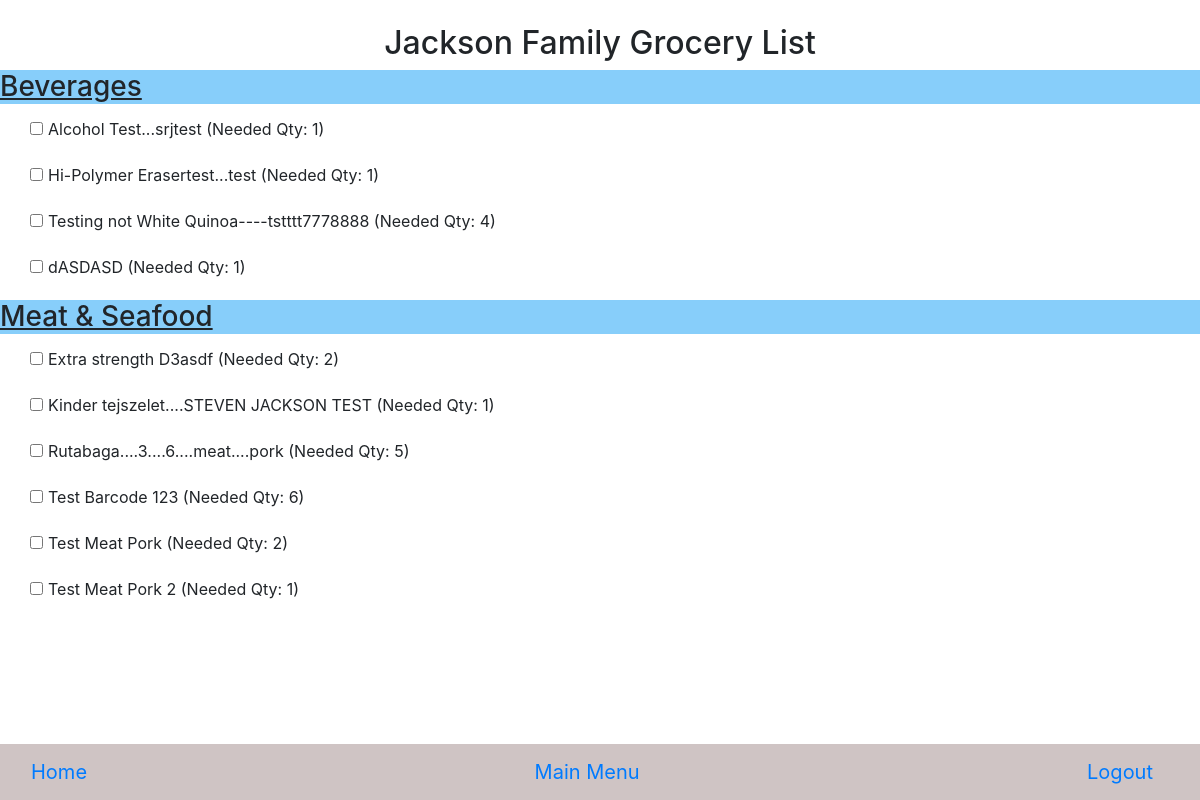
The page /grocery_list (signed in) on the database its author committed.
### JacksonInventory/models.py (models this page shows)
class Item(db.Model):
    id = db.Column(db.Integer(), primary_key=True)
    barcode = db.Column(db.String(length=40), nullable=False, unique=True)
    productname = db.Column(db.String(length=150), nullable=False, unique=True)
    qty = db.Column(db.Integer())
    minqty = db.Column(db.Integer())
    productimage = db.Column(db.String(200))
    category_id = db.Column(db.Integer, db.ForeignKey('category.id'), nullable=False)
    subcategory_id = db.Column(db.Integer, db.ForeignKey('subcategory.id'), nullable=False)

class Category(db.Model):
    id = db.Column(db.Integer, primary_key=True)
    category = db.Column(db.String(75), unique=True)
    items = db.relationship('Item', backref='category', lazy=True)

### JacksonInventory/routes.py (the view)
@app.route('/grocery_list', methods=['GET'])
@login_required
def grocery_list():
    query = text('''
    SELECT c.category, i.productname, i.qty, i.minqty
    FROM item i
    JOIN category c ON i.category_id = c.id
    ORDER BY c.category, i.productname
    ''')
    result = db.session.execute(query)
    groceries = result.fetchall()
    grouped_groceries = {}
    for grocery in groceries:
        category = grocery.category
        productname = grocery.productname
        qty = grocery.qty
        minqty = grocery.minqty
        needed_qty = max(0, minqty - qty)  # Calculate needed qty
        if needed_qty > 0:
            if category in grouped_groceries:
                grouped_groceries[category].append({
                    'productname': productname,
                    'qty': qty,
                    'minqty': minqty,
                    'needed_qty': needed_qty
                })
            else:
                grouped_groceries[category] = [{
                    'productname': productname,
                    'qty': qty,
                    'minqty': minqty,
                    'needed_qty': needed_qty
                }]
    return render_template('grocery_list.html', grouped_groceries=grouped_groceries)

### JacksonInventory/forms.py
class SearchForm(FlaskForm):
    searched = StringField("Searched", validators=[DataRequired()])
    submit = SubmitField("Submit")

### JacksonInventory/models.py (called while the page is built)
@login_manager.user_loader
def load_user(user_id):
    return User.query.get(int(user_id))

### JacksonInventory/routes.py (called while the page is built)
@app.context_processor
def base():
    form = SearchForm()
    return dict(form=form)

### JacksonInventory/templates/grocery_list.html (shortened to what this page needs)
{% extends 'base.html' %}
{% block content %}
<br/>
    <div style="text-align: center;">
        <h2>Jackson Family Grocery List</h2>
    </div>
    {% for category, products in grouped_groceries.items() %}
    <h3 style="text-decoration: underline; background-color: lightskyblue">{{ category }}</h3>
        <ul class="item-list indented" >
        {% for product in products %}
            <li class="card-title"><input type="checkbox"> {{ product.productname }} (Needed Qty: {{ product.needed_qty }})</li>
        {% endfor %}
        </ul>
    {% endfor %}
{% endblock %}

### JacksonInventory/templates/base.html (style rules this page uses)
body { margin-bottom: 56px; }

### JacksonInventory/templates/grocery_list.html (style rules this page uses)
ul { list-style-type: none; padding: 0; }
li { display: flex; align-items: center; padding: 5px; }
input[type="checkbox"] { margin-right: 5px; }
.indented { margin-left: 25px; }

### rows shown on the page
Item: category "Beverages", productname "Alcohol Test...srjtest", needed_qty "1"
Item: productname "Hi-Polymer Erasertest...test", needed_qty "1"
Item: productname "Testing not White Quinoa----tstttt7778888", needed_qty "4"
Item: productname "dASDASD", needed_qty "1"
Item: category "Meat & Seafood", productname "Extra strength D3asdf", needed_qty "2"
Item: productname "Kinder tejszelet....STEVEN JACKSON TEST", needed_qty "1"
Item: productname "Rutabaga....3....6....meat....pork", needed_qty "5"
Item: productname "Test Barcode 123", needed_qty "6"
Item: productname "Test Meat Pork", needed_qty "2"
Item: productname "Test Meat Pork 2", needed_qty "1"
